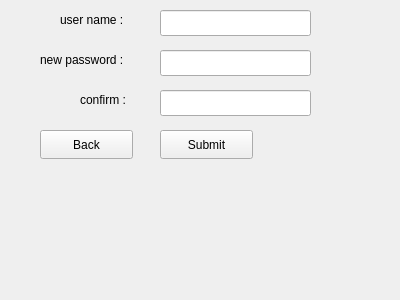
<?xml version="1.0" encoding="UTF-8"?>
<ui version="4.0">
 <class>ResetPassword</class>
 <widget class="QWidget" name="ResetPassword">
  <property name="geometry">
   <rect>
    <x>0</x>
    <y>0</y>
    <width>400</width>
    <height>300</height>
   </rect>
  </property>
  <property name="windowTitle">
   <string>Form</string>
  </property>
  <widget class="QLabel" name="label">
   <property name="geometry">
    <rect>
     <x>40</x>
     <y>50</y>
     <width>101</width>
     <height>20</height>
    </rect>
   </property>
   <property name="text">
    <string>new password :</string>
   </property>
  </widget>
  <widget class="QLineEdit" name="newPasswordLineEdit">
   <property name="geometry">
    <rect>
     <x>160</x>
     <y>50</y>
     <width>151</width>
     <height>26</height>
    </rect>
   </property>
  </widget>
  <widget class="QLabel" name="label_2">
   <property name="geometry">
    <rect>
     <x>80</x>
     <y>90</y>
     <width>61</width>
     <height>20</height>
    </rect>
   </property>
   <property name="text">
    <string>confirm :</string>
   </property>
  </widget>
  <widget class="QLineEdit" name="confirmPasswordLineEdit">
   <property name="geometry">
    <rect>
     <x>160</x>
     <y>90</y>
     <width>151</width>
     <height>26</height>
    </rect>
   </property>
   <property name="text">
    <string/>
   </property>
  </widget>
  <widget class="QPushButton" name="submitButton">
   <property name="geometry">
    <rect>
     <x>160</x>
     <y>130</y>
     <width>93</width>
     <height>29</height>
    </rect>
   </property>
   <property name="text">
    <string>Submit</string>
   </property>
  </widget>
  <widget class="QLabel" name="label_3">
   <property name="geometry">
    <rect>
     <x>60</x>
     <y>10</y>
     <width>101</width>
     <height>20</height>
    </rect>
   </property>
   <property name="text">
    <string>user name :</string>
   </property>
  </widget>
  <widget class="QLineEdit" name="usernameLineEdit">
   <property name="geometry">
    <rect>
     <x>160</x>
     <y>10</y>
     <width>151</width>
     <height>26</height>
    </rect>
   </property>
   <property name="text">
    <string/>
   </property>
  </widget>
  <widget class="QPushButton" name="backButton">
   <property name="geometry">
    <rect>
     <x>40</x>
     <y>130</y>
     <width>93</width>
     <height>29</height>
    </rect>
   </property>
   <property name="text">
    <string>Back</string>
   </property>
  </widget>
 </widget>
 <resources/>
 <connections/>
</ui>
